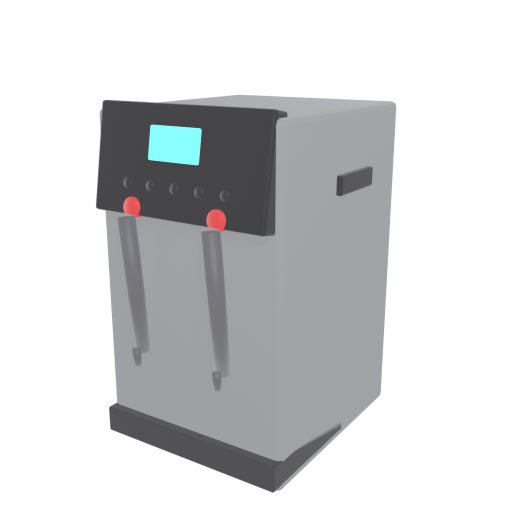
#> input picture ArtSource/2D/concepts/加热机_底图_v2.png, 1024 x 1024 px (shown at 1/2 size)
$ python icon_post.py --in '../../ArtSource/2D/concepts/加热机_底图_v2.png' --out out.png
#> lines starting #> are read from the running program, lines starting #| are printed output that depends on the picture
# -*- coding: utf-8 -*-
"""渲染图的图标化后处理：裁切、居中、描边、接触阴影，输出 512 透明 PNG。

用法：
  python Tools/Art2D/icon_post.py --in raw.png --out icon.png --size 512 --outline --shadow
"""
import argparse
import os
from PIL import Image, ImageFilter, ImageDraw, ImageChops

COLOR_OUTLINE = (150, 155, 160, 150)
COLOR_SHADOW = (40, 30, 20, 55)


def trim(img):
    bbox = img.getchannel("A").point(lambda v: 255 if v > 8 else 0).getbbox()
    return img.crop(bbox) if bbox else img


def add_outline(img, px=2, color=COLOR_OUTLINE):
    mask = img.getchannel("A").point(lambda v: 255 if v > 10 else 0)
    grown = mask.filter(ImageFilter.MaxFilter(px * 2 + 1))
    edge = ImageChops.subtract(grown, mask)
    layer = Image.new("RGBA", img.size, color)
    layer.putalpha(edge.point(lambda v: int(color[3] * v / 255)))
    out = Image.new("RGBA", img.size, (0, 0, 0, 0))
    out.alpha_composite(layer)
    out.alpha_composite(img)
    return out


def add_shadow(img, width_ratio=0.62, alpha=55):
    w, h = img.size
    bbox = img.getchannel("A").getbbox()
    if not bbox:
        return img
    x0, y0, x1, y1 = bbox
    obj_w = x1 - x0
    sh_w = int(obj_w * width_ratio)
    sh_h = max(8, int(sh_w * 0.12))
    cx = (x0 + x1) // 2
    cy = y1 - sh_h // 3

    shadow = Image.new("RGBA", (w, h), (0, 0, 0, 0))
    d = ImageDraw.Draw(shadow)
    d.ellipse([cx - sh_w // 2, cy - sh_h // 2, cx + sh_w // 2, cy + sh_h // 2],
              fill=(40, 30, 20, alpha))
    shadow = shadow.filter(ImageFilter.GaussianBlur(max(6, sh_h // 2)))

    out = Image.new("RGBA", (w, h), (0, 0, 0, 0))
    out.alpha_composite(shadow)
    out.alpha_composite(img)
    return out


def main():
    ap = argparse.ArgumentParser()
    ap.add_argument("--in", dest="src", required=True)
    ap.add_argument("--out", dest="dst", required=True)
    ap.add_argument("--size", type=int, default=512)
    ap.add_argument("--fill", type=float, default=0.86, help="物体占画面比例")
    ap.add_argument("--outline", action="store_true")
    ap.add_argument("--shadow", action="store_true")
    a = ap.parse_args()

    img = Image.open(a.src).convert("RGBA")
#> img is the input picture: PIL image 1024x1024 RGBA; mean R, G, B, A 209.9, 211, 212.3, 255
    img = trim(img)
#> in trim, `bbox = img.getchannel("A").point(lambda v: 255 if v > 8 else 0).getbbo..`: bbox = (0, 0, 1024, 1024)

    target = int(a.size * a.fill)
    scale = min(target / img.width, target / img.height)
#> scale = 0.43
    img = img.resize((max(1, int(img.width * scale)), max(1, int(img.height * scale))),
                     Image.LANCZOS)
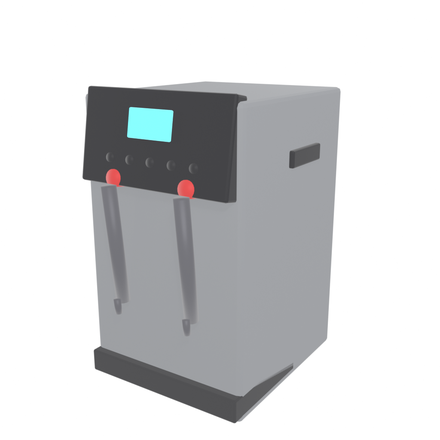
#> img: PIL image 440x440 RGBA; mean R, G, B, A 210, 211, 212.3, 255

    canvas = Image.new("RGBA", (a.size, a.size), (0, 0, 0, 0))
#> canvas: PIL image 512x512 RGBA; every value is 0
    canvas.alpha_composite(img, ((a.size - img.width) // 2, (a.size - img.height) // 2))
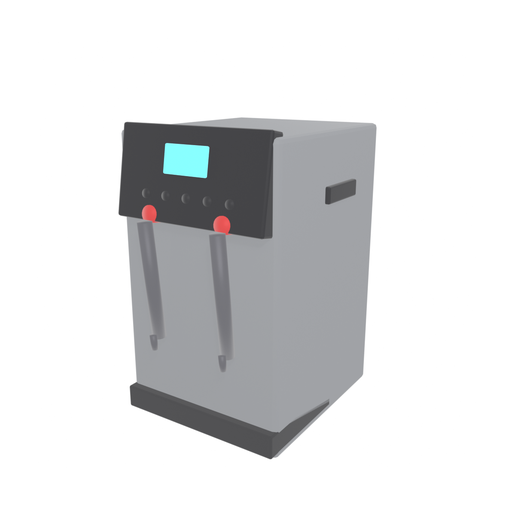
#> canvas: PIL image 512x512 RGBA; mean R, G, B, A 155.1, 155.8, 156.8, 188.3; transparent parts drawn white

    if a.shadow:
        canvas = add_shadow(canvas)
    if a.outline:
        canvas = add_outline(canvas)

    os.makedirs(os.path.dirname(os.path.abspath(a.dst)), exist_ok=True)
    canvas.save(a.dst)
    print("WROTE", a.dst, canvas.size)
#| WROTE out.png (512, 512)


if __name__ == "__main__":
    main()
